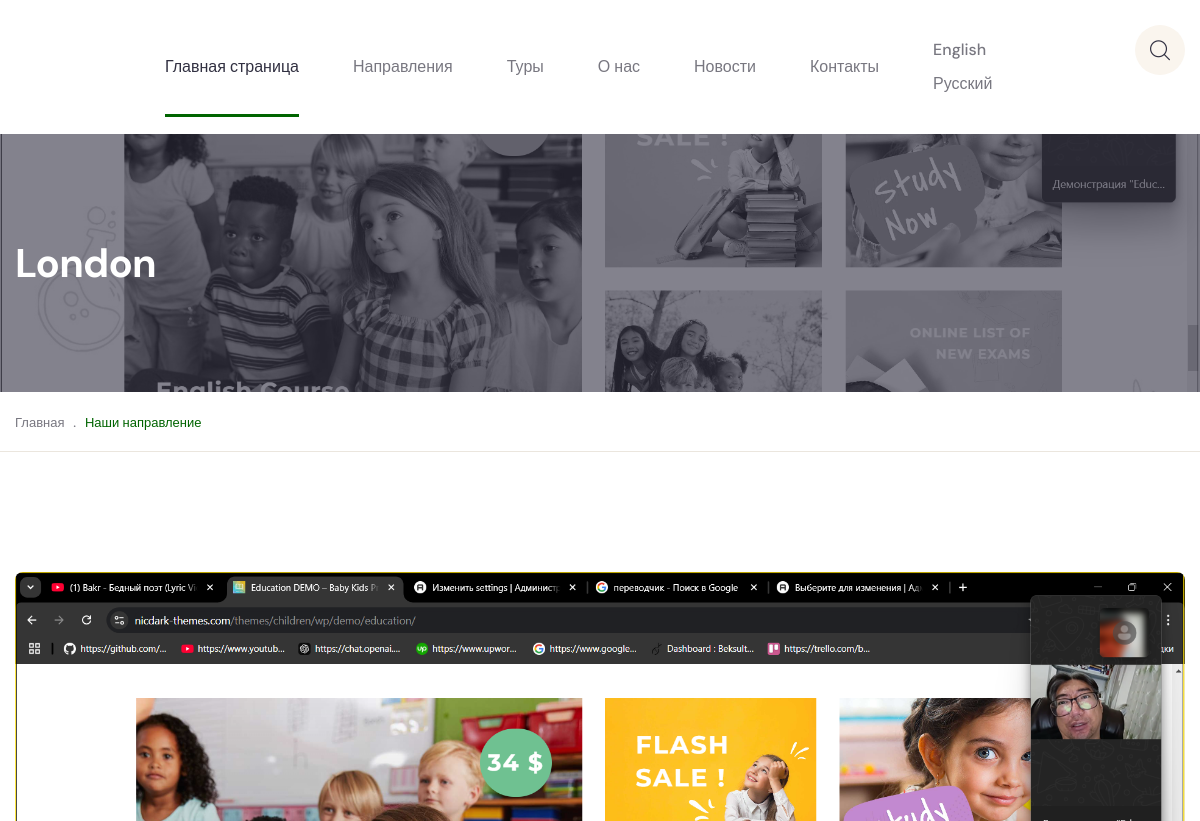
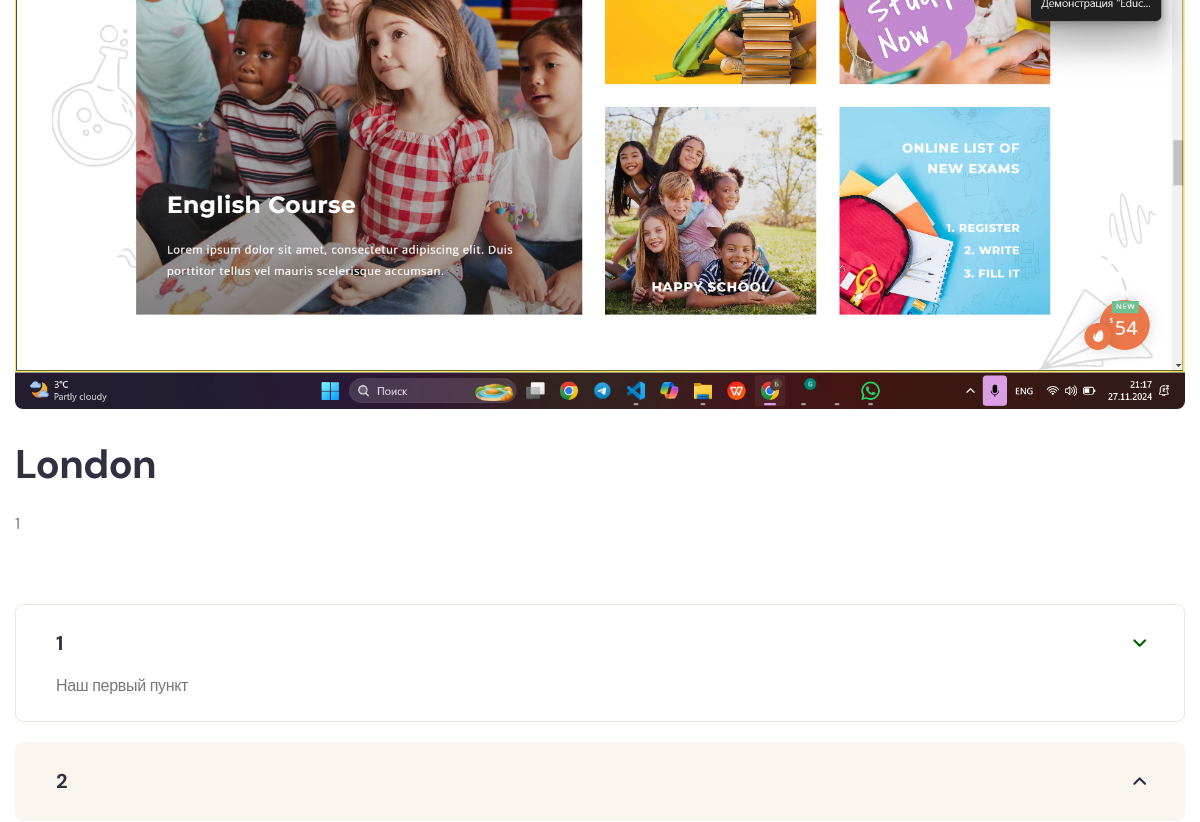
Before: /ru/destinations/4/ (upper part) with the older database file (2 pictures, top to bottom).
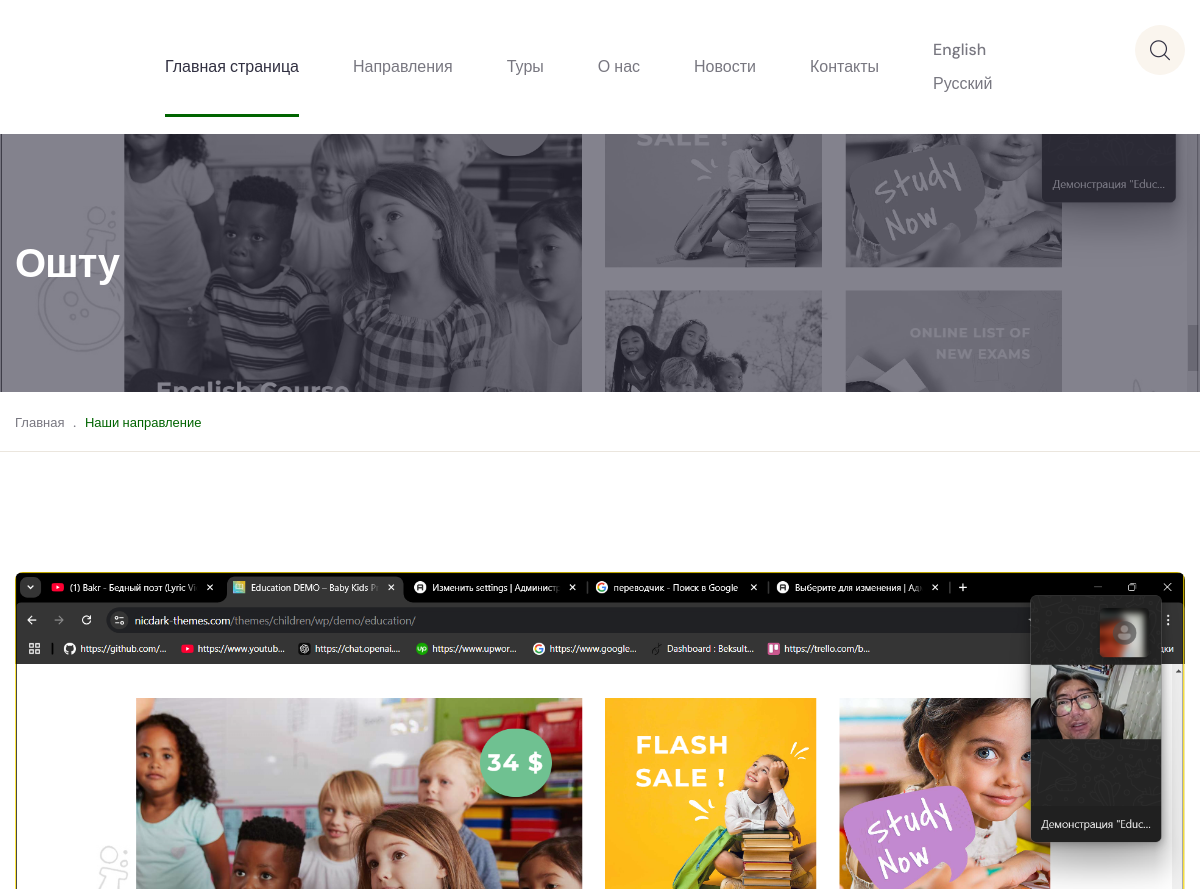
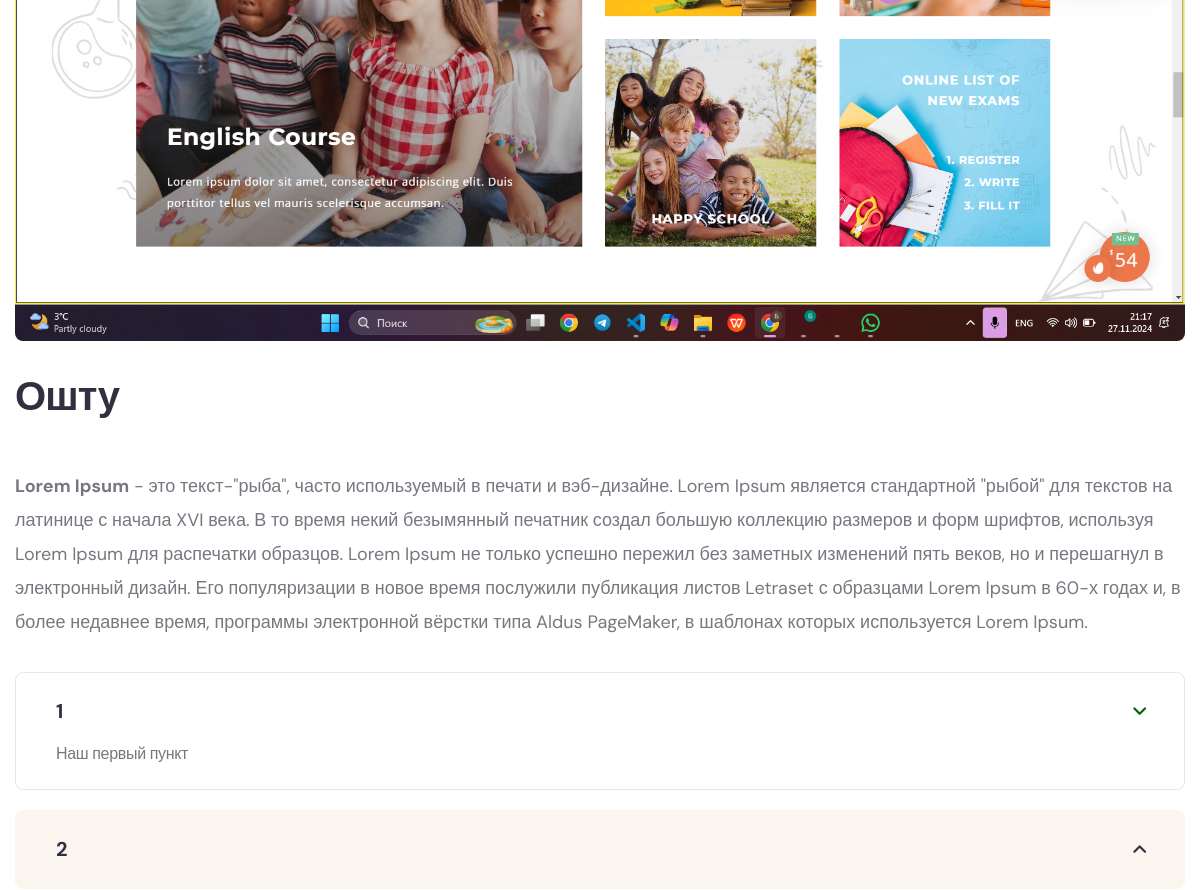
After: the same page with the newer database file (2 pictures, top to bottom).
### app/destinations/models.py (models this page shows, shortened)
class DestinationsModels(models.Model):
    title = models.CharField(
        max_length=155,
        verbose_name='Заголовка'
    )
    image = models.ImageField(
        upload_to='destinations',
        verbose_name='Фото'
    )
    descriptions = RichTextField(
        verbose_name='Описание В деталей'
    )
    class Meta:
        verbose_name_plural = 'Наши направление'

### app/destinations/views.py (the view)
# urls.py: path('destinations/<int:id>/', DestinationsDetailsView.as_view(), name='destinations-details'),
class DestinationsDetailsView(TemplateView):
    template_name = 'destinations/destinations-details.html'
    def get_context_data(self, **kwargs):
        context = super().get_context_data(**kwargs)
        try:
            destination = DestinationsService.get_destination_by_id(kwargs['id'])
            if not destination:
                raise Http404("Направление не найдено")
            destination_details = DestinationsService.get_destination_details_by_destination(destination)
            destination_details_pynkt = DestinationsService.get_all_destinationspynkt()
            context.update({
                'destination_id': destination,
                'destination_details': destination_details,
                'destination_details_pynkt': destination_details_pynkt,
            })
        except Exception as e:
            context['error'] = str(e)
        return context

### app/destinations/services.py (called while the page is built)
    @staticmethod
    def get_all_destinationspynkt():
        return DestinationsPynkt.objects.all()

    @staticmethod
    def get_destination_by_id(id):
        try:
            return DestinationsModels.objects.get(id=id)
        except ObjectDoesNotExist:
            return None

    @staticmethod
    def get_destination_details_by_destination(destination):
        return DestinationsDetailModels.objects.filter(destination=destination)

### templates/destinations/destinations-details.html (shortened to what this page needs)
{% extends 'include/homepage.html' %}
{%load static%}
{%block content%}
<div class="page-wrapper">
    {% include 'include/header.html' %}
    <section class="page-header">
        <div class="page-header__top">
            <div class="page-header-bg" style="background-image: url({{ destination_id.image.url }})">
            </div>
            <div class="page-header-bg-overly"></div>
            <div class="container">
                <div class="page-header__top-inner">
                    <h2>{{ destination_id.title }}</h2>
                </div>
            </div>
        </div>
        <div class="page-header__bottom">
            <div class="container">
                <div class="page-header__bottom-inner">
                    <ul class="thm-breadcrumb list-unstyled">
                        <li><a href="{% url 'index' %}">Главная</a></li>
                        <li><span>.</span></li>
                        <li class="active">Наши направление</li>
                    </ul>
                </div>
            </div>
        </div>
    </section>
    <section class="destinations-details">
        <div class="container">
            <div class="row">
                <div class="col-xl-8 col-lg-7">
                    <div class="destinations-details__left">
                        <div class="destinations-details__img">
                            <img src="{{ destination_id.image.url }}" alt="">
                        </div>
                        <div class="destinations-details__discover">
                            <h3 class="destinations-details__title">{{ destination_id.title }}</h3>
                            <p class="destinations-details__discover-text-1">{{ destination_id.descriptions|safe }}</p>
                        </div>
                        <div class="destinations-details__faq">
                            <div class="accrodion-grp" data-grp-name="faq-one-accrodion">
                                {% for pynkt in destination_details_pynkt %}
                                <div class="accrodion {% if pynkt.is_active %}active{% endif %}">
                                    <div class="accrodion-title">
                                        <h4>{{ pynkt.title }}</h4>
                                    </div>
                                    <div class="accrodion-content">
                                        <div class="inner">
                                            <p>{{ pynkt.descriptions|safe }}</p>
                                        </div>
                                    </div>
                                </div>
                                {% endfor %}
                            </div>
                        </div>
                    </div>
                </div>
            </div>
        </div>
    </section>
</div>
{% endblock %}

Changed rows visible on the page:
changed DestinationsModels: title "London" → "Ошту"; descriptions "1" → "Lorem Ipsum - это текст-\"рыба\", часто используемый в печати и вэб-дизайне. Lorem Ipsum является стандартной \"рыбой\" для текстов на латинице с начала XVI века. В то время некий безымянный печатник создал большую коллекцию размеров и форм шрифтов, используя Lorem Ipsum для распечатки образцов. Lorem Ipsum не только успешно пережил без заметных изменений пять веков, но и перешагнул в электронный дизайн. Его популяризации в новое время послужили публикация листов Letraset с образцами Lorem Ipsum в 60-х годах и, в более недавнее время, программы электронной вёрстки типа Aldus PageMaker, в шаблонах которых используется Lorem Ipsum."
